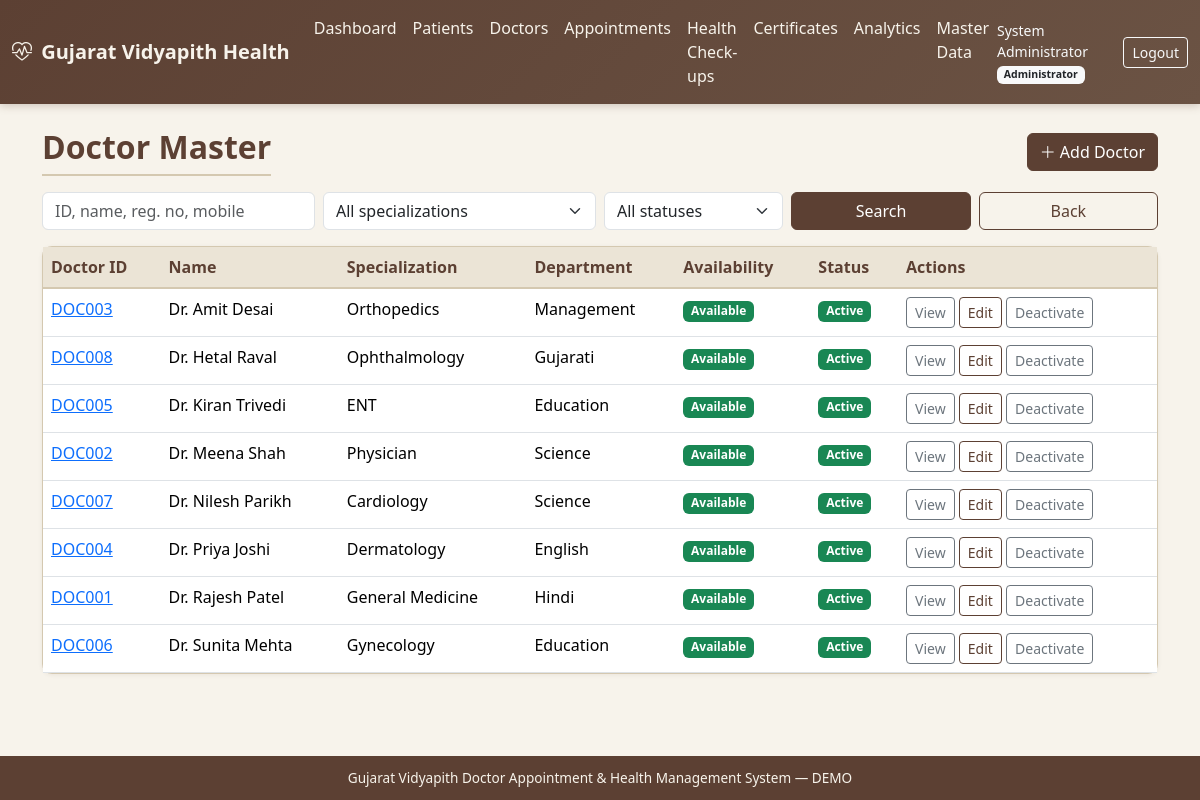
Screenshot of /masters/doctors/ (signed in) with the database file from the repository.
### accounts/models.py (models this page shows, shortened)
class User(AbstractUser):
    role = models.ForeignKey(
        Role, on_delete=models.SET_NULL, null=True, blank=True, related_name='users'
    )
    mobile = models.CharField(max_length=15, blank=True)
    gender = models.CharField(
        max_length=10,
        choices=[('Male', 'Male'), ('Female', 'Female'), ('Other', 'Other')],
        blank=True,
    )
    profile_photo = models.ImageField(upload_to='profiles/', blank=True, null=True)
    is_active_user = models.BooleanField(default=True)
    created_at = models.DateTimeField(auto_now_add=True)
    updated_at = models.DateTimeField(auto_now=True)
    class Meta:
        ordering = ['username']
    @property
    def role_code(self):
        return self.role.code if self.role else None

class Role(models.Model):
    ADMIN = 'admin'
    DOCTOR = 'doctor'
    STUDENT = 'student'
    STAFF = 'staff'
    STAFF_FAMILY = 'staff_family'
    HOD = 'hod'
    SUPER_ADMIN = 'super_admin'
    ROLE_CHOICES = [
        (ADMIN, 'Administrator'),
        (DOCTOR, 'Doctor'),
        (STUDENT, 'Student'),
        (STAFF, 'Staff'),
        (STAFF_FAMILY, 'Staff Family Member'),
        (HOD, 'HOD'),
        (SUPER_ADMIN, 'Super Administrator'),
    ]
    code = models.CharField(max_length=20, choices=ROLE_CHOICES, unique=True)
    name = models.CharField(max_length=50)
    description = models.TextField(blank=True)
    is_active = models.BooleanField(default=True)
    created_at = models.DateTimeField(auto_now_add=True)
    class Meta:
        ordering = ['name']

### doctors/models.py (models this page shows, shortened)
class Doctor(models.Model):
    doctor_id = models.CharField(max_length=30, unique=True)
    user = models.OneToOneField(
        settings.AUTH_USER_MODEL,
        on_delete=models.SET_NULL,
        null=True,
        blank=True,
        related_name='doctor_profile',
    )
    name = models.CharField(max_length=150)
    gender = models.CharField(
        max_length=10,
        choices=[('Male', 'Male'), ('Female', 'Female'), ('Other', 'Other')],
        blank=True,
    )
    qualification = models.CharField(max_length=200, blank=True)
    medical_system = models.ForeignKey(
        MedicalSystem, on_delete=models.SET_NULL, null=True, blank=True, related_name='doctors'
    )
    specialization = models.ForeignKey(
        Specialization, on_delete=models.SET_NULL, null=True, related_name='doctors'
    )
    department = models.ForeignKey(
        Department, on_delete=models.SET_NULL, null=True, blank=True, related_name='doctors'
    )
    registration_number = models.CharField(max_length=50, blank=True)
    email = models.EmailField(blank=True)
    mobile = models.CharField(max_length=15, blank=True)
    experience_years = models.PositiveSmallIntegerField(default=0)
    profile_photo = models.ImageField(upload_to='doctors/', blank=True, null=True)
    availability = models.CharField(
        max_length=20,
        choices=[('Available', 'Available'), ('Unavailable', 'Unavailable'), ('On Leave', 'On Leave')],
        default='Available',
    )
    status = models.CharField(
        max_length=20,
        choices=[('Active', 'Active'), ('Inactive', 'Inactive')],
        default='Active',
    )
    created_at = models.DateTimeField(auto_now_add=True)
    updated_at = models.DateTimeField(auto_now=True)
    class Meta:
        ordering = ['name']

### masters/models.py (models this page shows, shortened)
class Specialization(models.Model):
    name = models.CharField(max_length=100, unique=True)
    code = models.CharField(max_length=20, unique=True, blank=True)
    description = models.TextField(blank=True)
    status = models.CharField(
        max_length=20,
        choices=[('Active', 'Active'), ('Inactive', 'Inactive')],
        default='Active',
    )
    class Meta:
        ordering = ['name']

class Department(models.Model):
    department_code = models.CharField(max_length=20, unique=True)
    name = models.CharField(max_length=150)
    email = models.EmailField(blank=True)
    status = models.CharField(
        max_length=20,
        choices=[('Active', 'Active'), ('Inactive', 'Inactive')],
        default='Active',
    )
    created_at = models.DateTimeField(auto_now_add=True)
    updated_at = models.DateTimeField(auto_now=True)
    class Meta:
        ordering = ['name']

### masters/views.py (the view)
# urls.py: path('doctors/', views.doctor_list, name='doctor_list'),
@admin_required
def doctor_list(request):
    q = request.GET.get('q', '').strip()
    spec = request.GET.get('specialization', '')
    status = request.GET.get('status', '')
    qs = Doctor.objects.select_related('specialization', 'department').order_by('name')
    if q:
        qs = qs.filter(
            Q(name__icontains=q) | Q(doctor_id__icontains=q) |
            Q(registration_number__icontains=q) | Q(mobile__icontains=q) | Q(email__icontains=q)
        )
    if spec:
        qs = qs.filter(specialization_id=spec)
    if status:
        qs = qs.filter(status=status)
    return render(request, 'masters/doctor_list.html', {
        'page_obj': _paginate(request, qs), 'q': q, 'spec': spec, 'status': status,
        'specializations': Specialization.objects.filter(status='Active'),
    })

### accounts/permissions.py (called while the page is built, shortened)
def role_required(*role_codes):
    def decorator(view_func):
        @login_required
        @wraps(view_func)
        def _wrapped(request, *args, **kwargs):
            user = request.user
            if user.is_superuser:
                return view_func(request, *args, **kwargs)
        return _wrapped
    return decorator

### masters/views.py (called while the page is built)
def _paginate(request, qs, per_page=25):
    return Paginator(qs, per_page).get_page(request.GET.get('page'))

### templates/masters/doctor_list.html (shortened to what this page needs)
{% extends "base.html" %}
{% block content %}
<div class="container">
  <div class="d-flex justify-content-between align-items-center mb-3 flex-wrap gap-2">
    <h2 class="page-title mb-0">Doctor Master</h2>
    <a href="{% url 'masters:doctor_create' %}" class="btn btn-gv"><i class="bi bi-plus-lg"></i> Add Doctor</a>
  </div>
  <form class="row g-2 mb-3" method="get">
    <div class="col-md-3"><input type="text" name="q" value="{{ q }}" class="form-control" placeholder="ID, name, reg. no, mobile"></div>
    <div class="col-md-3">
      <select name="specialization" class="form-select">
        <option value="">All specializations</option>
      </select>
    </div>
    <div class="col-md-2">
      <select name="status" class="form-select">
        <option value="">All statuses</option>
      </select>
    </div>
    <div class="col-md-2"><button class="btn btn-gv w-100">Search</button></div>
    <div class="col-md-2"><a href="{% url 'masters:index' %}" class="btn btn-outline-gv w-100">Back</a></div>
  </form>
  <div class="card card-gv"><div class="table-responsive">
    <table class="table table-gv table-hover mb-0">
      <thead><tr><th>Doctor ID</th><th>Name</th><th>Specialization</th><th>Department</th><th>Availability</th><th>Status</th><th>Actions</th></tr></thead>
      <tbody>
      {% for d in page_obj %}
      <tr>
        <td><a href="{% url 'masters:doctor_detail' d.pk %}">{{ d.doctor_id }}</a></td>
        <td>Dr. {{ d.name }}</td>
        <td>{{ d.specialization.name|default:"—" }}</td>
        <td>{{ d.department.name|default:"—" }}</td>
        <td><span class="badge {% if d.availability == 'Available' %}bg-success{% elif d.availability == 'On Leave' %}bg-warning text-dark{% else %}bg-secondary{% endif %}">{{ d.availability }}</span></td>
        <td><span class="badge {% if d.status == 'Active' %}bg-success{% else %}bg-secondary{% endif %}">{{ d.status }}</span></td>
        <td class="text-nowrap">
          <a href="{% url 'masters:doctor_detail' d.pk %}" class="btn btn-sm btn-outline-secondary">View</a>
          <a href="{% url 'masters:doctor_edit' d.pk %}" class="btn btn-sm btn-outline-gv">Edit</a>
          <form method="post" action="{% url 'masters:doctor_toggle' d.pk %}" class="d-inline">{% csrf_token %}
            <button class="btn btn-sm btn-outline-secondary">{% if d.status == 'Active' %}Deactivate{% else %}Activate{% endif %}</button>
          </form>
        </td>
      </tr>
      {% empty %}<tr><td colspan="7" class="text-center text-muted">No doctors found</td></tr>{% endfor %}
      </tbody>
    </table>
  </div></div>
</div>
{% endblock %}

### templates/base.html (shortened to what this page needs)
{% load static %}
<!DOCTYPE html>
<html lang="en">
<head>
  <link href="https://cdn.jsdelivr.net/npm/bootstrap@5.3.3/dist/css/bootstrap.min.css" rel="stylesheet">
  <link href="https://cdn.jsdelivr.net/npm/bootstrap-icons@1.11.3/font/bootstrap-icons.min.css" rel="stylesheet">
  <link href="{% static 'css/gv-theme.css' %}" rel="stylesheet">
</head>
<body class="d-flex flex-column">
{% if user.is_authenticated %}
<nav class="navbar navbar-expand-lg navbar-gv">
  <div class="container-fluid">
    <a class="navbar-brand fw-semibold" href="{% url 'accounts:dashboard' %}">
      <i class="bi bi-heart-pulse me-1"></i> Gujarat Vidyapith Health
    </a>
    <div class="collapse navbar-collapse" id="navMain">
      <ul class="navbar-nav me-auto">
        <li class="nav-item"><a class="nav-link" href="{% url 'accounts:dashboard' %}">Dashboard</a></li>
        {% if user.is_superuser or user.role_code == 'admin' or user.role_code == 'super_admin' or user.role_code == 'doctor' %}
        <li class="nav-item"><a class="nav-link" href="{% url 'patients:index' %}">Patients</a></li>
        {% endif %}
        <li class="nav-item"><a class="nav-link" href="{% url 'doctors:index' %}">Doctors</a></li>
        <li class="nav-item"><a class="nav-link" href="{% url 'appointments:index' %}">Appointments</a></li>
        <li class="nav-item"><a class="nav-link" href="{% url 'health_records:index' %}">Health Check-ups</a></li>
        <li class="nav-item"><a class="nav-link" href="{% url 'certificates:index' %}">Certificates</a></li>
        <li class="nav-item"><a class="nav-link" href="{% url 'analytics:index' %}">Analytics</a></li>
        {% if user.is_superuser or user.role_code == 'admin' or user.role_code == 'super_admin' %}
        <li class="nav-item"><a class="nav-link" href="{% url 'masters:index' %}">Master Data</a></li>
        {% endif %}
      </ul>
      <span class="navbar-text text-light me-3 small">
        {{ user.get_full_name|default:user.username }}
        {% if user.role %}<span class="badge bg-light text-dark">{{ user.role.name }}</span>{% endif %}
      </span>
      <a class="btn btn-sm btn-outline-light" href="{% url 'accounts:logout' %}">Logout</a>
    </div>
  </div>
</nav>
{% endif %}
<main class="container-fluid py-4 flex-grow-1">
  {% block content %}{% endblock %}
</main>
<footer class="footer-gv text-center">
  <div class="container">
    Gujarat Vidyapith Doctor Appointment &amp; Health Management System &mdash; DEMO
  </div>
</footer>
</body>
</html>

### static/css/gv-theme.css (style rules this page uses)
:root { --gv-cream: #f7f3eb; --gv-cream-dark: #ebe4d6; --gv-brown: #5c4033; --gv-brown-light: #8b6914; --gv-earth: #6b5344; --gv-muted: #a0896e; --gv-accent: #3d5a40; --gv-text: #2c2416; --gv-border: #d4c8b0; --gv-card: #fffdf8; --gv-success: #4a7c59; --gv-warning: #c4a35a; --gv-danger: #a65d57; }
body { background-color: var(--gv-cream); color: var(--gv-text); font-family: 'Segoe UI', system-ui, -apple-system, sans-serif; min-height: 100vh; }
.navbar-gv { background: linear-gradient(135deg, var(--gv-brown) 0%, var(--gv-earth) 100%); box-shadow: 0 2px 8px rgba(92, 64, 51, 0.25); }
.navbar-gv .navbar-brand, .navbar-gv .nav-link { color: var(--gv-cream) !important; }
.card-gv { background: var(--gv-card); border: 1px solid var(--gv-border); border-radius: 10px; box-shadow: 0 1px 4px rgba(92, 64, 51, 0.08); }
.btn-gv { background: var(--gv-brown); border-color: var(--gv-brown); color: #fff; }
.btn-outline-gv { border-color: var(--gv-brown); color: var(--gv-brown); }
.table-gv thead th { background: var(--gv-cream-dark); color: var(--gv-brown); border-bottom: 2px solid var(--gv-border); font-weight: 600; }
.page-title { color: var(--gv-brown); font-weight: 600; border-bottom: 2px solid var(--gv-border); padding-bottom: 0.5rem; margin-bottom: 1.25rem; }
.footer-gv { background: var(--gv-brown); color: var(--gv-cream); font-size: 0.85rem; padding: 0.75rem 0; margin-top: auto; }

### rows the page displays
User: get_full_name "System Administrator", role.name "Administrator"
Doctor: doctor_id "DOC003", name "Amit Desai", specialization.name "Orthopedics", department.name "Management", availability "Available", status "Active", shows "Deactivate"
Doctor: doctor_id "DOC008", name "Hetal Raval", specialization.name "Ophthalmology", department.name "Gujarati", availability "Available", status "Active", shows "Deactivate"
Doctor: doctor_id "DOC005", name "Kiran Trivedi", specialization.name "ENT", department.name "Education", availability "Available", status "Active", shows "Deactivate"
Doctor: doctor_id "DOC002", name "Meena Shah", specialization.name "Physician", department.name "Science", availability "Available", status "Active", shows "Deactivate"
Doctor: doctor_id "DOC007", name "Nilesh Parikh", specialization.name "Cardiology", department.name "Science", availability "Available", status "Active", shows "Deactivate"
Doctor: doctor_id "DOC004", name "Priya Joshi", specialization.name "Dermatology", department.name "English", availability "Available", status "Active", shows "Deactivate"
Doctor: doctor_id "DOC001", name "Rajesh Patel", specialization.name "General Medicine", department.name "Hindi", availability "Available", status "Active", shows "Deactivate"
Doctor: doctor_id "DOC006", name "Sunita Mehta", specialization.name "Gynecology", department.name "Education", availability "Available", status "Active", shows "Deactivate"
